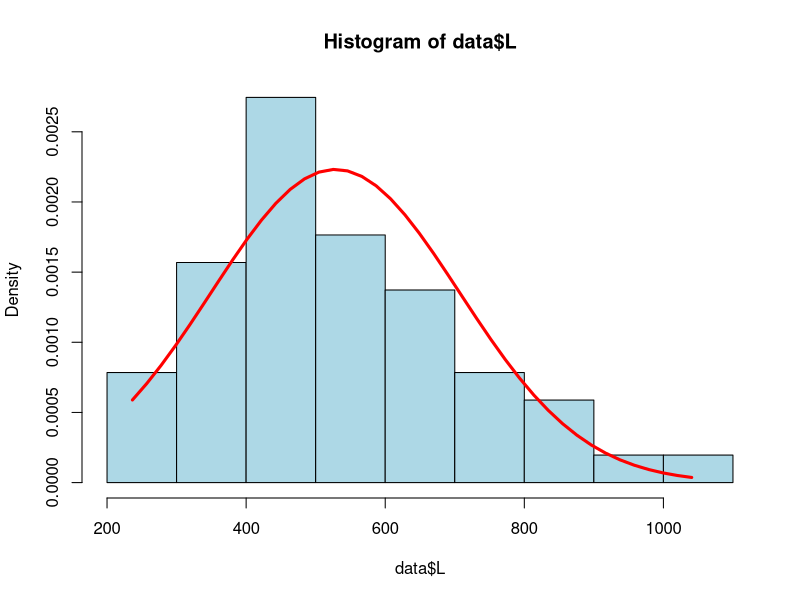
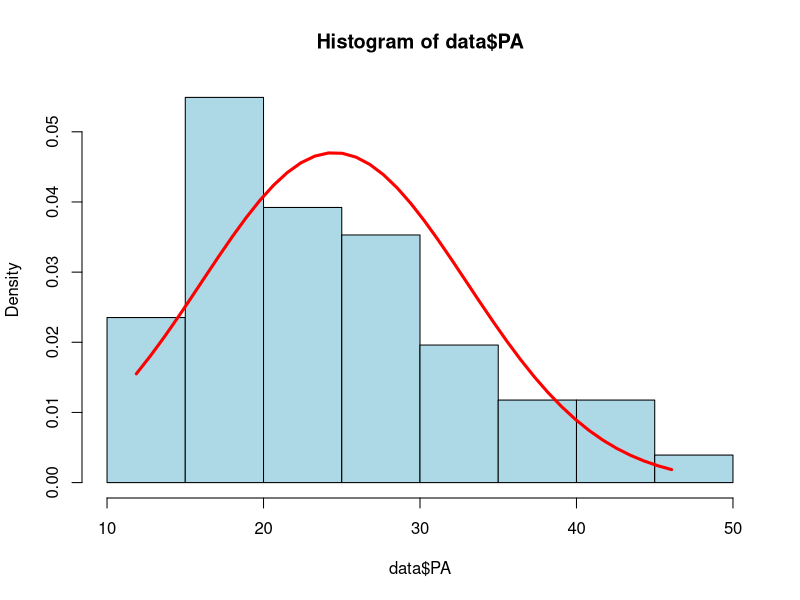
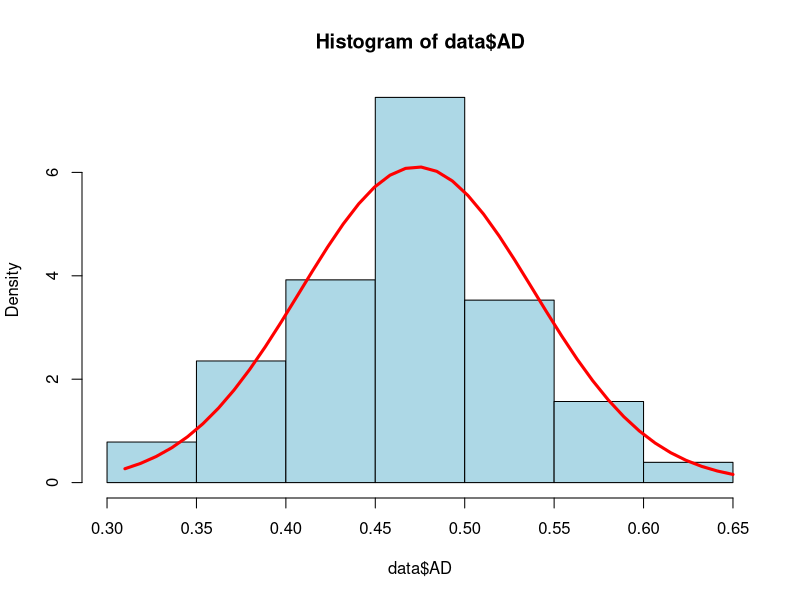
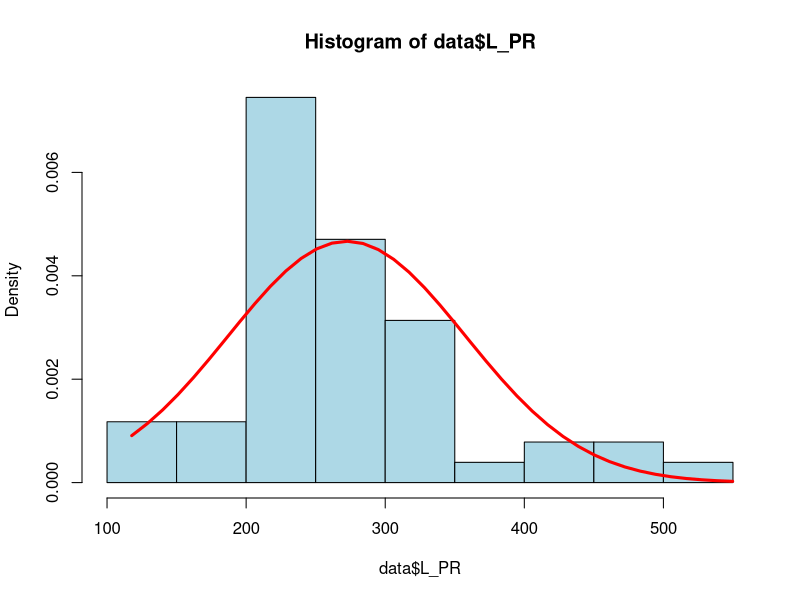
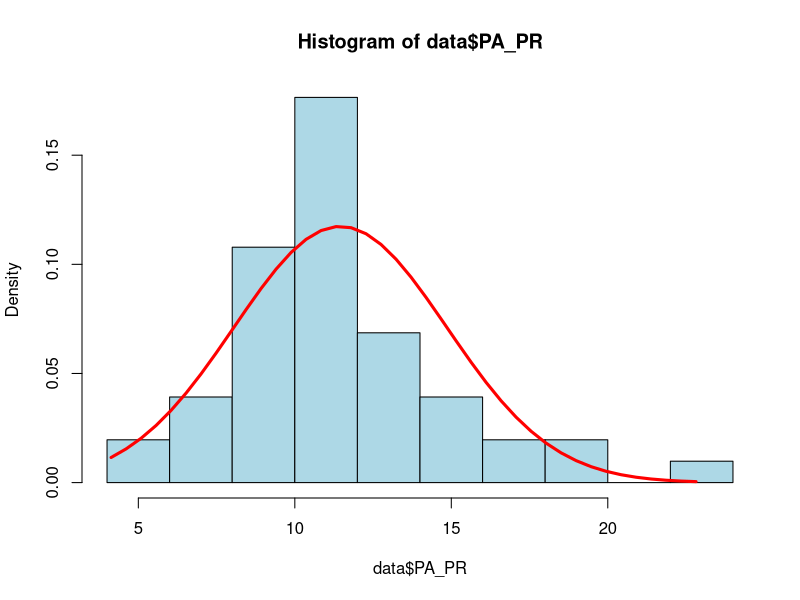
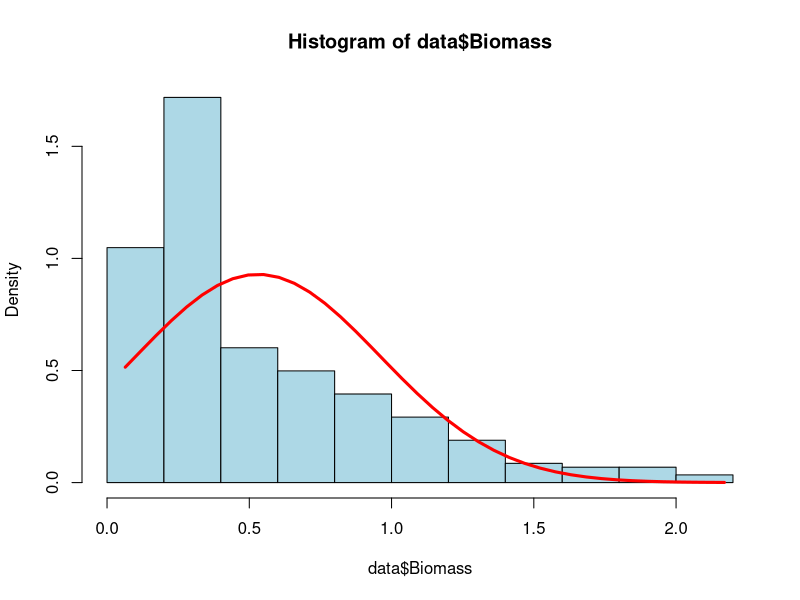
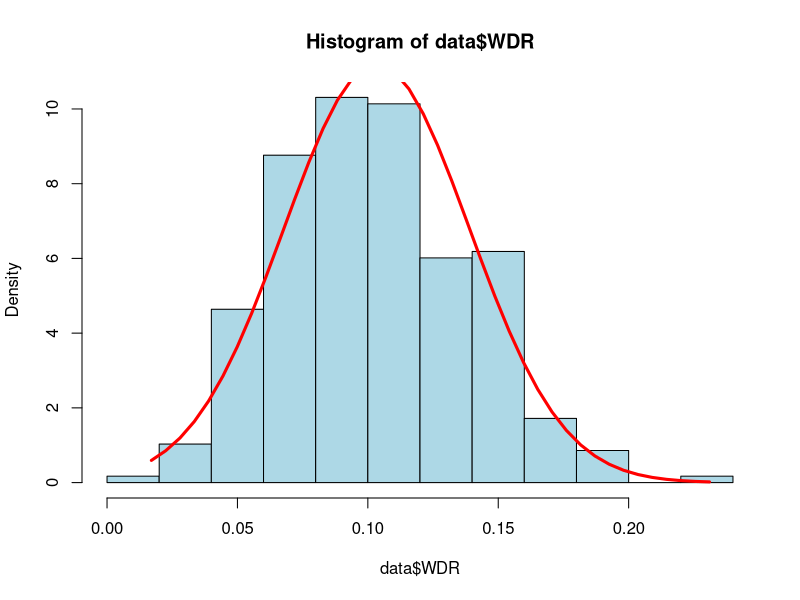
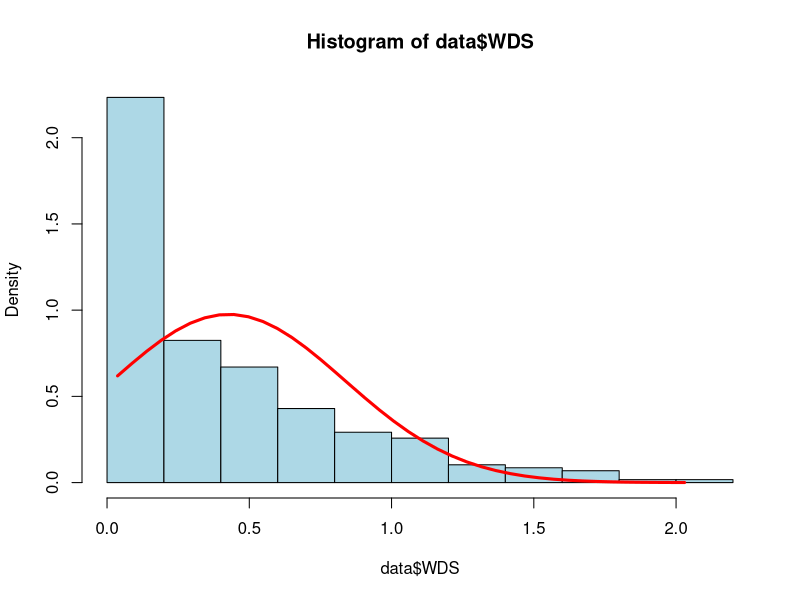

These figures' R source, in order:
data <- read.delim("./root.txt",header = T,sep = "\t")

##Length
hist(data$L,prob=T,col="light blue")
xfit<-seq(min(data$L),max(data$L),length=40)
yfit<-dnorm(xfit,mean(data$L),sd(data$L))
lines(xfit,yfit,col="red",lwd=3)

##project area
hist(data$PA,prob=T,col="light blue")
xfit<-seq(min(data$PA),max(data$PA),length=40)
yfit<-dnorm(xfit,mean(data$PA),sd(data$PA))
lines(xfit,yfit,col="red",lwd=3)

##project area
hist(data$AD,prob=T,col="light blue")
xfit<-seq(min(data$AD),max(data$AD),length=40)
yfit<-dnorm(xfit,mean(data$AD),sd(data$AD))
lines(xfit,yfit,col="red",lwd=3)


##Length_PR
hist(data$L_PR,prob=T,col="light blue")
xfit<-seq(min(data$L_PR),max(data$L_PR),length=40)
yfit<-dnorm(xfit,mean(data$L_PR),sd(data$L_PR))
lines(xfit,yfit,col="red",lwd=3)

##project area_PR
hist(data$PA_PR,prob=T,col="light blue")
xfit<-seq(min(data$PA_PR),max(data$PA_PR),length=40)
yfit<-dnorm(xfit,mean(data$PA_PR),sd(data$PA_PR))
lines(xfit,yfit,col="red",lwd=3)



data <- read.delim("./Weight.txt",header = T,sep = "\t")
##Biomass
hist(data$Biomass,prob=T,col="light blue")
xfit<-seq(min(data$Biomass),max(data$Biomass),length=40)
yfit<-dnorm(xfit,mean(data$Biomass),sd(data$Biomass))
lines(xfit,yfit,col="red",lwd=3)


##WDR
hist(data$WDR,prob=T,col="light blue")
xfit<-seq(min(data$WDR),max(data$WDR),length=40)
yfit<-dnorm(xfit,mean(data$WDR),sd(data$WDR))
lines(xfit,yfit,col="red",lwd=3)

##WDS
hist(data$WDS,prob=T,col="light blue")
xfit<-seq(min(data$WDS),max(data$WDS),length=40)
yfit<-dnorm(xfit,mean(data$WDS),sd(data$WDS))
lines(xfit,yfit,col="red",lwd=3)

##WFR
hist(data$WFR,prob=T,col="light blue")
xfit<-seq(min(data$WFR),max(data$WFR),length=40)
yfit<-dnorm(xfit,mean(data$WFR),sd(data$WFR))
lines(xfit,yfit,col="red",lwd=3)


##WF
hist(data$WF,prob=T,col="light blue")
xfit<-seq(min(data$WF),max(data$WF),length=40)
yfit<-dnorm(xfit,mean(data$WF),sd(data$WF))
lines(xfit,yfit,col="red",lwd=3)

